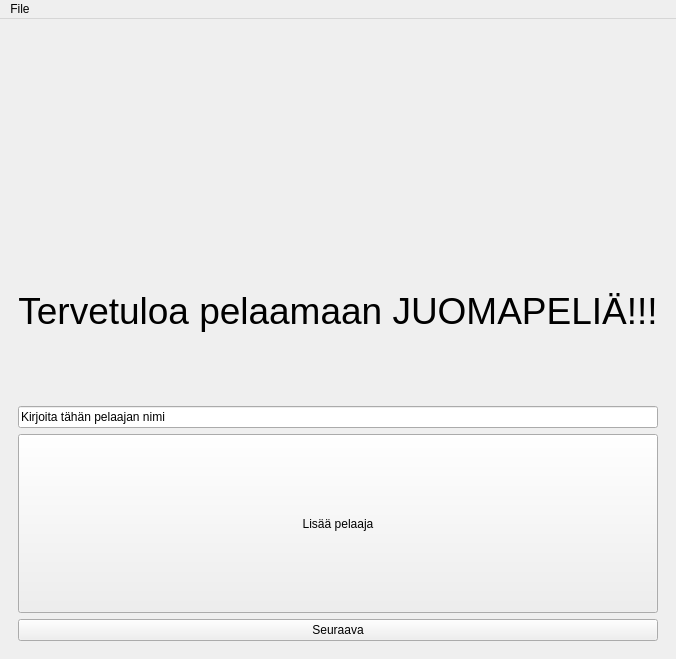
<?xml version="1.0" encoding="UTF-8"?>
<ui version="4.0">
 <class>MainWindow</class>
 <widget class="QMainWindow" name="MainWindow">
  <property name="geometry">
   <rect>
    <x>0</x>
    <y>0</y>
    <width>658</width>
    <height>659</height>
   </rect>
  </property>
  <property name="windowTitle">
   <string>MainWindow</string>
  </property>
  <widget class="QWidget" name="centralwidget">
   <layout class="QHBoxLayout" name="horizontalLayout">
    <item>
     <widget class="QStackedWidget" name="stackedWidget">
      <property name="currentIndex">
       <number>0</number>
      </property>
      <widget class="QWidget" name="InitialPlayerPage">
       <layout class="QVBoxLayout" name="verticalLayout">
        <item alignment="Qt::AlignHCenter|Qt::AlignVCenter">
         <widget class="QLabel" name="kuva">
          <property name="maximumSize">
           <size>
            <width>1280</width>
            <height>720</height>
           </size>
          </property>
          <property name="text">
           <string/>
          </property>
          <property name="pixmap">
           <pixmap>w5fi6.jpg</pixmap>
          </property>
          <property name="alignment">
           <set>Qt::AlignCenter</set>
          </property>
         </widget>
        </item>
        <item>
         <widget class="QLabel" name="label">
          <property name="font">
           <font>
            <pointsize>28</pointsize>
           </font>
          </property>
          <property name="layoutDirection">
           <enum>Qt::LeftToRight</enum>
          </property>
          <property name="text">
           <string>Tervetuloa pelaamaan JUOMAPELIÄ!!!</string>
          </property>
          <property name="alignment">
           <set>Qt::AlignCenter</set>
          </property>
         </widget>
        </item>
        <item>
         <widget class="QLineEdit" name="playerName">
          <property name="text">
           <string>Kirjoita tähän pelaajan nimi</string>
          </property>
         </widget>
        </item>
        <item>
         <widget class="QPushButton" name="addPlayer">
          <property name="maximumSize">
           <size>
            <width>1280</width>
            <height>720</height>
           </size>
          </property>
          <property name="text">
           <string>Lisää pelaaja</string>
          </property>
         </widget>
        </item>
        <item>
         <widget class="QPushButton" name="seuraava_btn">
          <property name="text">
           <string>Seuraava</string>
          </property>
         </widget>
        </item>
       </layout>
      </widget>
      <widget class="QWidget" name="tilasto_wdg">
       <layout class="QVBoxLayout" name="verticalLayout_6">
        <item>
         <widget class="QTextBrowser" name="tilasto_txt"/>
        </item>
        <item>
         <widget class="QPushButton" name="palaa_btn">
          <property name="text">
           <string>Palaa</string>
          </property>
         </widget>
        </item>
       </layout>
      </widget>
      <widget class="QWidget" name="juomat_wdg">
       <layout class="QVBoxLayout" name="verticalLayout_5">
        <item alignment="Qt::AlignHCenter|Qt::AlignVCenter">
         <widget class="QLabel" name="juomat_kuva">
          <property name="sizePolicy">
           <sizepolicy hsizetype="Preferred" vsizetype="Preferred">
            <horstretch>0</horstretch>
            <verstretch>0</verstretch>
           </sizepolicy>
          </property>
          <property name="maximumSize">
           <size>
            <width>1280</width>
            <height>720</height>
           </size>
          </property>
          <property name="frameShape">
           <enum>QFrame::NoFrame</enum>
          </property>
          <property name="text">
           <string/>
          </property>
          <property name="pixmap">
           <pixmap>drinks_glasses_tastes_fire_mint_black_ice_1396_1920x1080.jpg</pixmap>
          </property>
          <property name="scaledContents">
           <bool>true</bool>
          </property>
          <property name="alignment">
           <set>Qt::AlignCenter</set>
          </property>
          <property name="wordWrap">
           <bool>true</bool>
          </property>
         </widget>
        </item>
        <item>
         <widget class="QTextBrowser" name="juomat_txt"/>
        </item>
        <item>
         <widget class="QPushButton" name="palaa_juomat_btn">
          <property name="text">
           <string>Palaa</string>
          </property>
         </widget>
        </item>
       </layout>
      </widget>
      <widget class="QWidget" name="pelaa_wdg">
       <layout class="QVBoxLayout" name="verticalLayout_4">
        <item>
         <widget class="QLabel" name="pelaaja_label">
          <property name="text">
           <string>Valitse pelaaja</string>
          </property>
         </widget>
        </item>
        <item>
         <widget class="QComboBox" name="valitse_pelaaja_menu"/>
        </item>
        <item>
         <widget class="QPushButton" name="rollaa_btn">
          <property name="text">
           <string>Rollaa</string>
          </property>
         </widget>
        </item>
        <item>
         <widget class="QTextBrowser" name="result_box"/>
        </item>
        <item>
         <widget class="QPushButton" name="ok_btn">
          <property name="text">
           <string>Jatka</string>
          </property>
         </widget>
        </item>
       </layout>
      </widget>
      <widget class="QWidget" name="InitialDrinkPage">
       <layout class="QVBoxLayout" name="verticalLayout_3">
        <item>
         <widget class="QLabel" name="kuva_2">
          <property name="text">
           <string/>
          </property>
          <property name="pixmap">
           <pixmap>beer-pic-1920x1080.jpg</pixmap>
          </property>
          <property name="scaledContents">
           <bool>false</bool>
          </property>
          <property name="alignment">
           <set>Qt::AlignCenter</set>
          </property>
         </widget>
        </item>
        <item>
         <widget class="QLabel" name="player_label">
          <property name="text">
           <string>Valitse pelaaja</string>
          </property>
         </widget>
        </item>
        <item>
         <widget class="QComboBox" name="comboBox"/>
        </item>
        <item>
         <widget class="QTableView" name="tableView"/>
        </item>
        <item>
         <widget class="QLabel" name="addDrink_label">
          <property name="text">
           <string>Syötä juoma:</string>
          </property>
         </widget>
        </item>
        <item>
         <widget class="QLineEdit" name="lineEdit"/>
        </item>
        <item>
         <widget class="QPushButton" name="addDrink_btn">
          <property name="text">
           <string>Lisää juoma</string>
          </property>
         </widget>
        </item>
        <item>
         <widget class="QPushButton" name="jatka_btn">
          <property name="text">
           <string>Seuraava</string>
          </property>
         </widget>
        </item>
       </layout>
      </widget>
      <widget class="QWidget" name="mainPage">
       <layout class="QVBoxLayout" name="verticalLayout_2">
        <item>
         <widget class="QLabel" name="label_2">
          <property name="text">
           <string/>
          </property>
          <property name="pixmap">
           <pixmap>dfb64d5864169d48834d81dd8a9d5df4.jpg</pixmap>
          </property>
          <property name="alignment">
           <set>Qt::AlignJustify|Qt::AlignVCenter</set>
          </property>
         </widget>
        </item>
        <item>
         <widget class="QPushButton" name="pelaa_btn">
          <property name="text">
           <string>Pelaa</string>
          </property>
         </widget>
        </item>
        <item>
         <widget class="QPushButton" name="tilastot_btn">
          <property name="text">
           <string>Tilastot</string>
          </property>
         </widget>
        </item>
        <item>
         <widget class="QPushButton" name="lista_btn">
          <property name="text">
           <string>Juomalista</string>
          </property>
         </widget>
        </item>
        <item>
         <widget class="QPushButton" name="lopeta_btn">
          <property name="text">
           <string>Lopeta</string>
          </property>
         </widget>
        </item>
       </layout>
      </widget>
     </widget>
    </item>
   </layout>
  </widget>
  <widget class="QMenuBar" name="menubar">
   <property name="geometry">
    <rect>
     <x>0</x>
     <y>0</y>
     <width>658</width>
     <height>21</height>
    </rect>
   </property>
   <widget class="QMenu" name="menuFile">
    <property name="title">
     <string>File</string>
    </property>
    <addaction name="actionUusi_peli"/>
    <addaction name="actionLopeta_peli"/>
   </widget>
   <addaction name="menuFile"/>
  </widget>
  <action name="actionUusi_peli">
   <property name="text">
    <string>Uusi peli</string>
   </property>
  </action>
  <action name="actionLopeta_peli">
   <property name="text">
    <string>Lopeta peli</string>
   </property>
  </action>
 </widget>
 <resources/>
 <connections/>
</ui>
